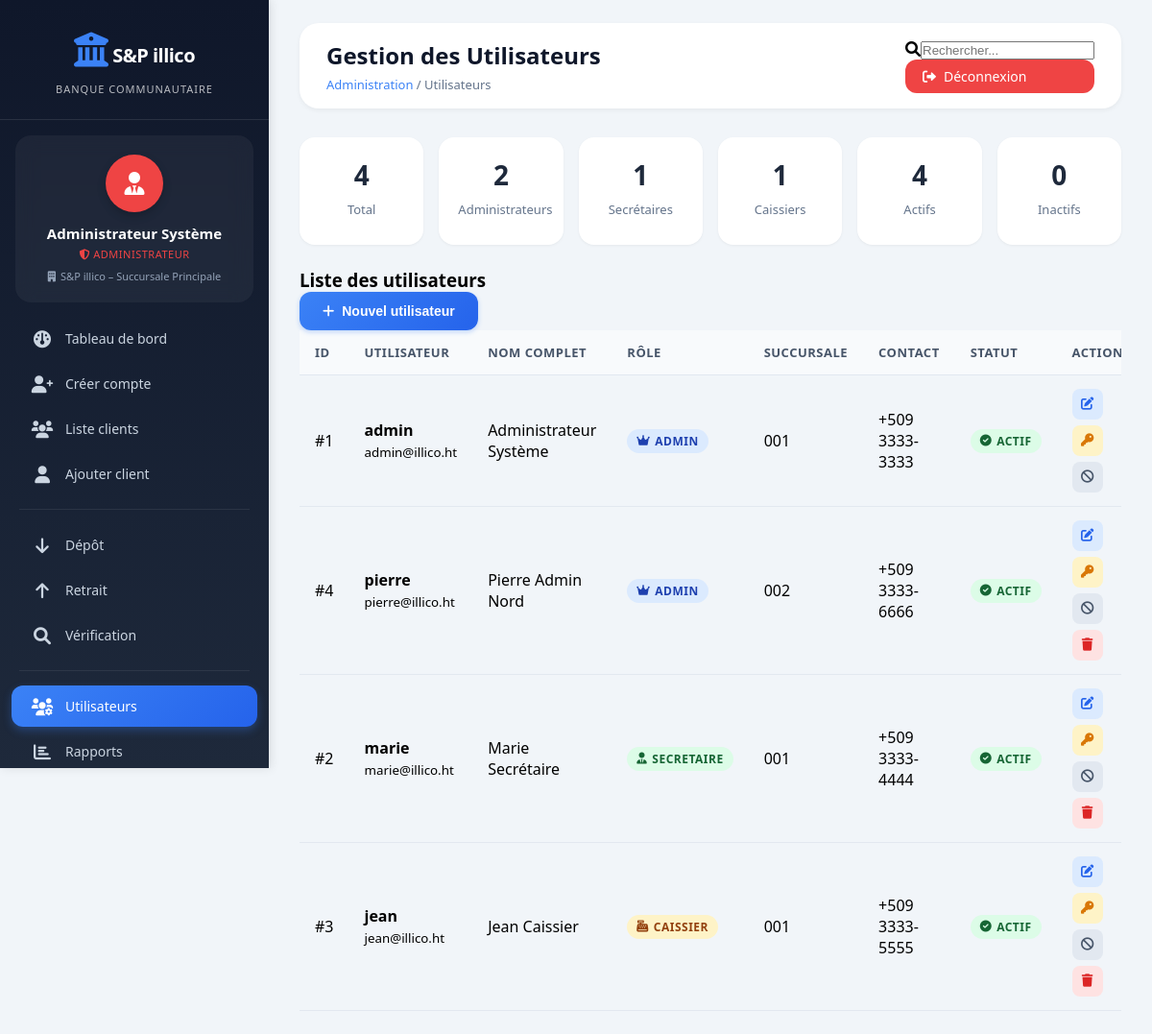
Page /main/admin/gestion_utilisateurs.php (signed in) on the committed database.
### tables this page shows
CREATE TABLE utilisateurs (
    id                INT AUTO_INCREMENT PRIMARY KEY,
    succursale_id     INT          NOT NULL,
    nom_complet       VARCHAR(100) NOT NULL,
    username          VARCHAR(50)  NOT NULL UNIQUE,
    password          VARCHAR(255) NOT NULL,
    role              ENUM('admin','secretaire','caissier') NOT NULL,
    telephone         VARCHAR(20),
    email             VARCHAR(100),
    photo             VARCHAR(255) DEFAULT NULL,
    derniere_connexion DATETIME    DEFAULT NULL,
    actif             BOOLEAN      DEFAULT TRUE,
    created_at        TIMESTAMP DEFAULT CURRENT_TIMESTAMP,
    updated_at        TIMESTAMP DEFAULT CURRENT_TIMESTAMP ON UPDATE CURRENT_TIMESTAMP,
    FOREIGN KEY (succursale_id) REFERENCES succursales(id) ON DELETE RESTRICT,
    INDEX idx_username (username),
    INDEX idx_role (role)
);

CREATE TABLE succursales (
    id         INT AUTO_INCREMENT PRIMARY KEY,
    code       VARCHAR(10)  NOT NULL UNIQUE,
    nom        VARCHAR(100) NOT NULL,
    adresse    TEXT,
    telephone  VARCHAR(20),
    email      VARCHAR(100),
    actif      BOOLEAN DEFAULT TRUE,
    created_at TIMESTAMP DEFAULT CURRENT_TIMESTAMP
);

### main/admin/gestion_utilisateurs.php (the view, shortened to what this page needs)
<?php
require_once '../config/connexion.php';
$users = $pdo->query("SELECT u.*, s.code as succursale_code, s.nom as succursale_nom FROM utilisateurs u JOIN succursales s ON u.succursale_id = s.id ORDER BY u.role, u.nom_complet")->fetchAll();
$stats = $pdo->query("SELECT COUNT(*) as total, SUM(CASE WHEN role = 'admin' THEN 1 ELSE 0 END) as admins, SUM(CASE WHEN role = 'secretaire' THEN 1 ELSE 0 END) as secretaires, SUM(CASE WHEN role = 'caissier' THEN 1 ELSE 0 END) as caissiers, SUM(CASE WHEN actif = 1 THEN 1 ELSE 0 END) as actifs, SUM(CASE WHEN actif = 0 THEN 1 ELSE 0 END) as inactifs FROM utilisateurs")->fetch();
$currentPage = 'gestion_utilisateurs';
?>
<!DOCTYPE html>
<html lang="fr">
<head>
    <link rel="stylesheet" href="https://cdnjs.cloudflare.com/ajax/libs/font-awesome/6.0.0/css/all.min.css">
    <link rel="stylesheet" href="../assets/css/common.css">
</head>
<body>
    <?php require_once '../includes/sidebar.php'; ?>
    <div class="main-content">
        <div class="top-bar">
            <div class="page-title"><h1>Gestion des Utilisateurs</h1><div class="breadcrumb"><a href="dashboard.php">Administration</a> / Utilisateurs</div></div>
            <div class="top-actions"><div class="search-box"><i class="fas fa-search"></i><input type="text" placeholder="Rechercher..." id="searchInput"></div><a href="../logout.php" class="logout-btn"><i class="fas fa-sign-out-alt"></i> Déconnexion</a></div>
        </div>
        <div class="stats-grid">
            <div class="stat-card"><div class="value"><?= $stats['total'] ?></div><div class="label">Total</div></div>
            <div class="stat-card"><div class="value"><?= $stats['admins'] ?></div><div class="label">Administrateurs</div></div>
            <div class="stat-card"><div class="value"><?= $stats['secretaires'] ?></div><div class="label">Secrétaires</div></div>
            <div class="stat-card"><div class="value"><?= $stats['caissiers'] ?></div><div class="label">Caissiers</div></div>
            <div class="stat-card"><div class="value"><?= $stats['actifs'] ?></div><div class="label">Actifs</div></div>
            <div class="stat-card"><div class="value"><?= $stats['inactifs'] ?></div><div class="label">Inactifs</div></div>
        </div>
        <div class="content-card"><div class="card-header"><h3>Liste des utilisateurs</h3><button class="btn btn-primary" onclick="openAddModal()"><i class="fas fa-plus"></i> Nouvel utilisateur</button></div>
        <div class="table-container"><table id="usersTable"><thead><tr><th>ID</th><th>Utilisateur</th><th>Nom complet</th><th>Rôle</th><th>Succursale</th><th>Contact</th><th>Statut</th><th>Actions</th></tr></thead>
        <tbody><?php foreach ($users as $user): ?><tr><td>#<?= $user['id'] ?></td><td><strong><?= htmlspecialchars($user['username']) ?></strong><br><small><?= htmlspecialchars($user['email'] ?: '—') ?></small></td><td><?= htmlspecialchars($user['nom_complet']) ?></td>
        <td><span class="badge badge-<?= $user['role'] ?>"><i class="fas fa-<?= $user['role'] === 'admin' ? 'crown' : ($user['role'] === 'secretaire' ? 'user-tie' : 'cash-register') ?>"></i> <?= ucfirst($user['role']) ?></span></td>
        <td><?= htmlspecialchars($user['succursale_code']) ?></td><td><?= htmlspecialchars($user['telephone'] ?: '—') ?></td>
        <td><span class="badge <?= $user['actif'] ? 'badge-success' : 'badge-danger' ?>"><i class="fas fa-<?= $user['actif'] ? 'check-circle' : 'times-circle' ?>"></i> <?= $user['actif'] ? 'Actif' : 'Inactif' ?></span></td>
        <td><div class="action-buttons"><button class="action-btn edit" onclick='openEditModal(<?= json_encode($user) ?>)'><i class="fas fa-edit"></i></button><button class="action-btn reset" onclick='openResetModal(<?= $user["id"] ?>, "<?= htmlspecialchars($user["username"]) ?>")'><i class="fas fa-key"></i></button><button class="action-btn toggle" onclick='toggleUser(<?= $user["id"] ?>, <?= $user["actif"] ?>)'><i class="fas fa-<?= $user['actif'] ? 'ban' : 'check' ?>"></i></button><?php if ($user['id'] != $_SESSION['user_id']): ?><button class="action-btn delete" onclick='deleteUser(<?= $user["id"] ?>, "<?= htmlspecialchars($user["username"]) ?>")'><i class="fas fa-trash"></i></button><?php endif; ?></div></td></tr><?php endforeach; ?></tbody></table></div></div>
    </div>
</body>
</html>

### main/includes/sidebar.php (shortened to what this page needs)
<?php
$currentPage = $currentPage ?? '';
$role = $_SESSION['role'] ?? '';
$nom_complet = $_SESSION['nom_complet'] ?? 'Utilisateur';
$succursale_nom = $_SESSION['succursale_nom'] ?? '';
$avatarColor = match($role) {
    'admin'      => '#ef4444',
    'secretaire' => '#10b981',
    'caissier'   => '#3b82f6',
    default      => '#64748b',
};
$roleLabel = match($role) {
    'admin'      => 'Administrateur',
    'secretaire' => 'Secrétaire',
    'caissier'   => 'Caissier',
    default      => ucfirst($role),
};
$menuItems = [
    ['href' => 'dashboard.php',      'icon' => 'fa-gauge',       'label' => 'Tableau de bord', 'key' => 'dashboard',       'roles' => ['admin','secretaire','caissier']],
    ['href' => 'creer_compte.php',   'icon' => 'fa-user-plus',   'label' => 'Créer compte',    'key' => 'creer_compte',    'roles' => ['admin','secretaire']],
    ['href' => 'liste_clients.php',  'icon' => 'fa-users',       'label' => 'Liste clients',   'key' => 'liste_clients',   'roles' => ['admin','secretaire']],
    ['href' => 'ajouter_client.php', 'icon' => 'fa-user',        'label' => 'Ajouter client',  'key' => 'ajouter_client',  'roles' => ['admin','secretaire']],
    'divider',
    ['href' => 'depot.php',          'icon' => 'fa-arrow-down',  'label' => 'Dépôt',           'key' => 'depot',           'roles' => ['admin','secretaire','caissier']],
    ['href' => 'retrait.php',        'icon' => 'fa-arrow-up',    'label' => 'Retrait',         'key' => 'retrait',         'roles' => ['admin','secretaire','caissier']],
    ['href' => 'verification.php',   'icon' => 'fa-search',      'label' => 'Vérification',    'key' => 'verification',    'roles' => ['admin','secretaire','caissier']],
];
if ($role === 'admin') {
    $menuItems[] = 'divider';
    $menuItems[] = ['href' => 'gestion_utilisateurs.php', 'icon' => 'fa-users-gear', 'label' => 'Utilisateurs', 'key' => 'gestion_utilisateurs', 'roles' => ['admin']];
    $menuItems[] = ['href' => 'rapports.php', 'icon' => 'fa-chart-bar', 'label' => 'Rapports', 'key' => 'rapports', 'roles' => ['admin']];
}
$menuItems[] = 'divider';
$menuItems[] = ['href' => '../logout.php', 'icon' => 'fa-sign-out-alt', 'label' => 'Déconnexion', 'key' => 'logout', 'roles' => ['admin','secretaire','caissier']];
?>
<div class="sidebar" id="sidebar">
    <div class="sidebar-header">
        <h2><i class="fas fa-building-columns"></i> <span>S&amp;P illico</span></h2>
        <p>Banque Communautaire</p>
    </div>
    <div class="user-info-side">
        <div class="avatar" style="background: <?= $avatarColor ?>;">
            <i class="fas fa-user-tie"></i>
        </div>
        <div class="name"><?= htmlspecialchars($nom_complet) ?></div>
        <div class="role" style="color: <?= $avatarColor ?>;"><i class="fas fa-shield"></i> <?= $roleLabel ?></div>
        <?php if ($succursale_nom): ?>
        <div class="succursale"><i class="fas fa-building"></i> <?= htmlspecialchars($succursale_nom) ?></div>
        <?php endif; ?>
    </div>
    <nav class="nav-menu">
        <?php foreach ($menuItems as $item): ?>
            <?php if ($item === 'divider'): ?>
            <div class="nav-divider"></div>
            <?php elseif (in_array($role, $item['roles'])): ?>
            <a href="<?= $item['href'] ?>" class="nav-item <?= ($currentPage === $item['key']) ? 'active' : '' ?>">
                <i class="fas <?= $item['icon'] ?>"></i>
                <span><?= $item['label'] ?></span>
            </a>
            <?php endif; ?>
        <?php endforeach; ?>
    </nav>
</div>

### main/admin/gestion_utilisateurs.php (style rules this page uses)
.stats-grid { display: grid; grid-template-columns: repeat(6, 1fr); gap: 16px; margin-bottom: 24px; }
.stat-card { background: white; padding: 20px; border-radius: 16px; text-align: center; box-shadow: 0 1px 3px rgba(0,0,0,0.05); }
.stat-card .value { font-size: 28px; font-weight: 700; color: #1e293b; }
.stat-card .label { color: #64748b; font-size: 13px; margin-top: 5px; }
.badge-admin { background: #dbeafe; color: #1e40af; }
.badge-secretaire { background: #dcfce7; color: #166534; }
.badge-caissier { background: #fef3c7; color: #92400e; }
.badge { padding: 4px 10px; border-radius: 20px; font-size: 12px; display: inline-flex; align-items: center; gap: 5px; }
.action-buttons { display: flex; gap: 6px; flex-wrap: wrap; }
.action-btn { width: 32px; height: 32px; border-radius: 8px; display: inline-flex; align-items: center; justify-content: center; border: none; cursor: pointer; }
.action-btn.edit { background: #dbeafe; color: #2563eb; }
.action-btn.reset { background: #fef3c7; color: #d97706; }
.action-btn.toggle { background: #e2e8f0; color: #475569; }
.action-btn.delete { background: #fee2e2; color: #dc2626; }

### rows in the picture
utilisateurs: id "1", username "admin", email "admin@illico.ht", nom_complet "Administrateur Système", role "ADMIN", succursale.code "001", telephone "+509 3333-3333", actif 1 (drawn)
utilisateurs: id "4", username "pierre", email "pierre@illico.ht", nom_complet "Pierre Admin Nord", role "ADMIN", succursale.code "002", telephone "+509 3333-6666", actif 1 (drawn)
utilisateurs: id "2", username "marie", email "marie@illico.ht", nom_complet "Marie Secrétaire", role "SECRETAIRE", succursale.code "001", telephone "+509 3333-4444", actif 1 (drawn)
utilisateurs: id "3", username "jean", email "jean@illico.ht", nom_complet "Jean Caissier", role "CAISSIER", succursale.code "001", telephone "+509 3333-5555", actif 1 (drawn)

### other values in the picture
$nom_complet "Administrateur Système"
$roleLabel "ADMINISTRATEUR"
$succursale_nom "S&P illico – Succursale Principale"
$item['label'] "Tableau de bord"
$item['label'] "Créer compte"
$item['label'] "Liste clients"
$item['label'] "Ajouter client"
$item['label'] "Dépôt"
$item['label'] "Retrait"
$item['label'] "Vérification"
$item['label'] "Utilisateurs"
$item['label'] "Rapports"
$stats['total'] "4"
$stats['admins'] "2"
$stats['secretaires'] "1"
